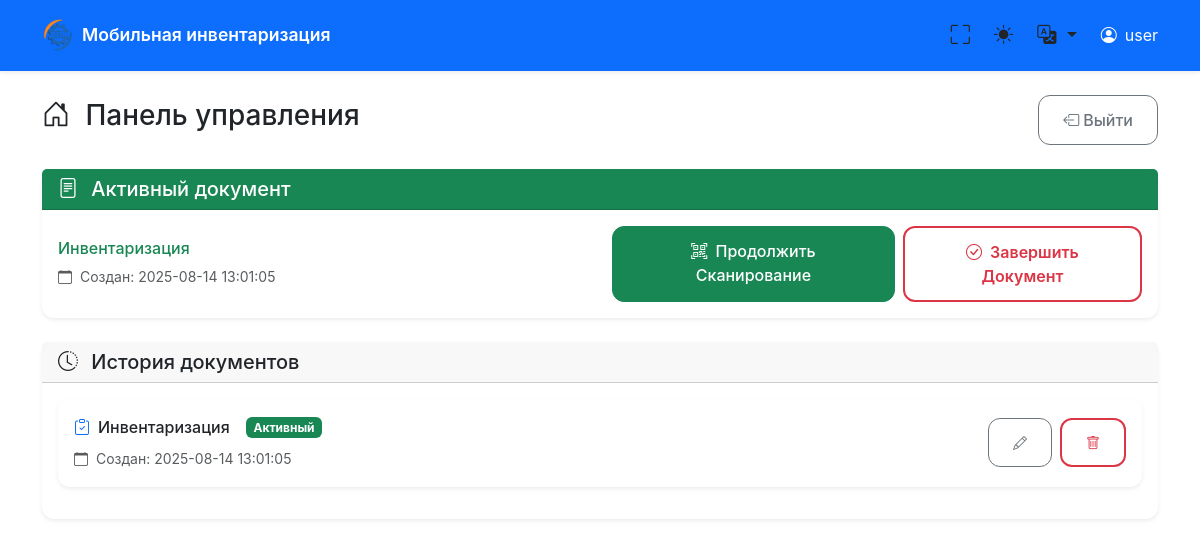
Page /dashboard/6 on the committed database.
### tables this page shows
CREATE TABLE users (
            id INTEGER PRIMARY KEY AUTOINCREMENT,
            name TEXT UNIQUE NOT NULL,
            created_at TEXT NOT NULL
        );

CREATE TABLE documents (
            id INTEGER PRIMARY KEY AUTOINCREMENT,
            user_id INTEGER NOT NULL,
            doc_type TEXT NOT NULL,
            status TEXT NOT NULL DEFAULT 'active',
            created_at TEXT NOT NULL,
            closed_at TEXT, comment TEXT DEFAULT '',
            FOREIGN KEY (user_id) REFERENCES users (id)
        );

### main.py (the view)
@app.get("/dashboard/{user_id}", response_class=HTMLResponse)
async def dashboard(request: Request, user_id: int):
    conn = get_db_connection()
    cursor = conn.cursor()
    cursor.execute("SELECT * FROM users WHERE id = ?", (user_id,))
    user = cursor.fetchone()
    if not user:
        conn.close()
        raise HTTPException(status_code=404, detail="Пользователь не найден")
    user_dict = dict(user)
    if is_admin(user_dict['name']):
        conn.close()
        return RedirectResponse(url=f"/admin/{user_id}", status_code=303)
    active_doc = get_active_document(user_id)
    user_documents = get_user_documents(user_id)
    conn.close()
    current_lang = get_user_language(request)
    locale = load_locale(current_lang)
    return templates.TemplateResponse("dashboard.html", {
        "request": request,
        "user": user_dict,
        "active_doc": active_doc,
        "documents": user_documents,
        "locale": locale,
        "current_lang": current_lang
    })

### templates/dashboard.html (shortened to what this page needs)
{% extends "base.html" %}
{% block content %}
<div class="row">
    <div class="col-12">
        <div class="d-flex justify-content-between align-items-center mb-4 dashboard-header">
            <h1 class="h3">
                <i class="bi bi-house-door me-2"></i>
                Панель управления
            </h1>
            <a href="/" class="btn btn-outline-secondary d-none d-md-inline-flex">
                <i class="bi bi-box-arrow-left me-1"></i>
                Выйти
            </a>
        </div>
    </div>
</div>
{% if active_doc %}
<div class="row mb-4">
    <div class="col-12">
        <div class="card border-success">
            <div class="card-header bg-success text-white">
                <h5 class="mb-0">
                    <i class="bi bi-file-text me-2"></i>
                    Активный документ
                </h5>
            </div>
            <div class="card-body">
                <div class="row align-items-center">
                    <div class="col-12 col-md-6 mb-3 mb-md-0">
                        <h6 class="text-success mb-2">{{ active_doc.doc_type }}</h6>
                        <p class="text-muted mb-0 small">
                            <i class="bi bi-calendar me-1"></i>
                            Создан: {{ active_doc.created_at[:19].replace('T', ' ') }}
                        </p>
                    </div>
                    <div class="col-12 col-md-6">
                        <div class="d-grid d-md-flex gap-2 justify-content-md-end btn-group-mobile">
                            <a href="/scan/{{ user.id }}" class="btn btn-success">
                                <i class="bi bi-qr-code-scan me-1"></i>
                                <span class="d-none d-sm-inline">Продолжить </span>Сканирование
                            </a>
                            <form method="post" action="/close_document/{{ user.id }}" class="d-inline">
                                <button type="submit" class="btn btn-outline-danger w-100 w-md-auto"
                                        onclick="return confirm('Закрыть документ и сохранить CSV?')">
                                    <i class="bi bi-check-circle me-1"></i>
                                    <span class="d-none d-sm-inline">Завершить </span>Документ
                                </button>
                            </form>
                        </div>
                    </div>
                </div>
            </div>
        </div>
    </div>
</div>
{% endif %}
<div class="row">
    <div class="col-12">
        <div class="card">
            <div class="card-header">
                <h5 class="mb-0">
                    <i class="bi bi-clock-history me-2"></i>
                    История документов
                </h5>
            </div>
            <div class="card-body">
                {% if documents %}
                <div class="row">
                    {% for doc in documents %}
                    <div class="col-12 mb-3">
                        <div class="card {{ 'border-success' if doc.status == 'active' else 'border-secondary' }}">
                            <div class="card-body">
                                <div class="row align-items-center">
                                    <div class="col-md-8">
                                        <div class="d-flex align-items-center mb-2">
                                            {% if doc.doc_type == 'Инвентаризация' %}
                                                <i class="bi bi-clipboard-check text-primary me-2"></i>
                                            {% elif doc.doc_type == 'Приход' %}
                                                <i class="bi bi-box-arrow-in-down text-success me-2"></i>
                                            {% else %}
                                                <i class="bi bi-box-arrow-up text-danger me-2"></i>
                                            {% endif %}
                                            <h6 class="mb-0 me-3">{{ doc.doc_type }}</h6>
                                            {% if doc.status == 'active' %}
                                                <span class="badge bg-success">Активный</span>
                                            {% else %}
                                                <span class="badge bg-secondary">Закрыт</span>
                                            {% endif %}
                                        </div>
                                        <div class="small text-muted">
                                            <i class="bi bi-calendar me-1"></i>
                                            Создан: {{ doc.created_at[:19].replace('T', ' ') }}
                                        </div>
                                    </div>
                                    <div class="col-md-4">
                                        <div class="d-flex flex-wrap gap-2 justify-content-md-end btn-group-mobile">
                                            <button class="btn btn-sm btn-outline-secondary edit-comment-btn"
                                                    data-doc-id="{{ doc.id }}"
                                                    data-comment="{{ doc.comment|e }}"
                                                    title="Редактировать комментарий">
                                                <i class="bi bi-pencil"></i>
                                            </button>
                                            <form method="post" action="/delete_document/{{ user.id }}" class="d-inline">
                                                <button type="submit" class="btn btn-sm btn-outline-danger"
                                                        onclick="return confirm('Удалить документ? Это действие нельзя отменить!')"
                                                        title="Удалить документ">
                                                    <i class="bi bi-trash"></i>
                                                </button>
                                            </form>
                                        </div>
                                    </div>
                                </div>
                            </div>
                        </div>
                    </div>
                    {% endfor %}
                </div>
                {% else %}
                <div class="text-center py-5">
                    <i class="bi bi-clock-history text-muted" style="font-size: 4rem;"></i>
                    <h4 class="text-muted mt-3">История пуста</h4>
                    <p class="text-muted">У вас пока нет созданных документов</p>
                </div>
                {% endif %}
            </div>
        </div>
    </div>
</div>
{% endblock %}

### templates/base.html (shortened to what this page needs)
<!DOCTYPE html>
<html lang="ru" data-bs-theme="light">
<head>
    <link href="https://cdn.jsdelivr.net/npm/bootstrap@5.3.2/dist/css/bootstrap.min.css" rel="stylesheet">
    <link href="https://cdn.jsdelivr.net/npm/bootstrap-icons@1.11.0/font/bootstrap-icons.css" rel="stylesheet">
</head>
<body>
    <nav class="navbar navbar-expand-lg navbar-dark bg-primary">
        <div class="container">
            <div class="d-flex align-items-center">
                <img src="/logo" alt="Логотип" class="logo-svg"
                     style="width: 32px; height: 32px; margin-right: 0.5rem; object-fit: contain;">
                <a class="navbar-brand" href="/">
                    {{ locale.get('app_name', 'Мобильная инвентаризация') }}
                </a>
            </div>
            <div class="d-flex align-items-center">
                <button class="theme-toggle me-2" onclick="toggleFullscreen()" title="Полноэкранный режим">
                    <i class="bi bi-fullscreen" id="fullscreen-icon"></i>
                </button>
                <button class="theme-toggle me-2" onclick="toggleTheme()" title="Переключить тему">
                    <i class="bi bi-sun-fill" id="theme-icon"></i>
                </button>
                <div class="dropdown me-3">
                    <button class="theme-toggle dropdown-toggle" type="button" data-bs-toggle="dropdown" title="Язык">
                        <i class="bi bi-translate"></i>
                    </button>
                </div>
                {% if user %}
                <div class="d-flex align-items-center text-white">
                    <i class="bi bi-person-circle me-2"></i>
                    <span class="d-none d-md-inline">{{ user.name }}</span>
                </div>
                {% endif %}
            </div>
        </div>
    </nav>
    <main class="container mt-4 fade-in">
        {% block content %}{% endblock %}
    </main>
</body>
</html>

### templates/dashboard.html (style rules this page uses)
.btn-outline-danger { border-width: 2px; font-weight: 600; }

### templates/base.html (style rules this page uses)
:root { --primary-color: #0d6efd; --secondary-color: #6c757d; --success-color: #198754; --danger-color: #dc3545; --warning-color: #ffc107; --info-color: #0dcaf0; --light-color: #f8f9fa; --dark-color: #212529; --border-radius: 0.75rem; --box-shadow: 0 0.125rem 0.25rem rgba(0, 0, 0, 0.075); --box-shadow-lg: 0 0.5rem 1rem rgba(0, 0, 0, 0.15); }
body { font-family: -apple-system, BlinkMacSystemFont, 'Segoe UI', Roboto, 'Helvetica Neue', Arial, sans-serif; line-height: 1.6; -webkit-font-smoothing: antialiased; -moz-osx-font-smoothing: grayscale; padding-bottom: env(safe-area-inset-bottom); padding-top: env(safe-area-inset-top); }
.navbar { box-shadow: var(--box-shadow); padding: 0.75rem 0; position: sticky; top: 0; z-index: 1030; }
.navbar-brand { font-weight: 600; font-size: 1.1rem; }
.logo-svg { width: 32px; height: 32px; margin-right: 0.5rem; color: currentColor; }
.card { border: none; box-shadow: var(--box-shadow); border-radius: var(--border-radius); transition: all 0.2s ease; }
.btn { border-radius: var(--border-radius); font-weight: 500; padding: 0.75rem 1.5rem; transition: all 0.2s ease; }
.theme-toggle { border: none; background: none; color: inherit; font-size: 1.2rem; padding: 0.5rem; border-radius: 50%; transition: all 0.2s ease; }
.fade-in { animation: fadeIn 0.3s ease-in; }
.btn-outline-danger { border-width: 2px; font-weight: 600; transition: all 0.3s ease; }

### rows in the picture
users: name "user"
documents: doc_type "Инвентаризация", created_at "2025-08-14 13:01:05", status "Активный"

### other values in the picture
{{ locale.get('app_name', 'Мобильная инвентаризация') }} "Мобильная инвентаризация"
